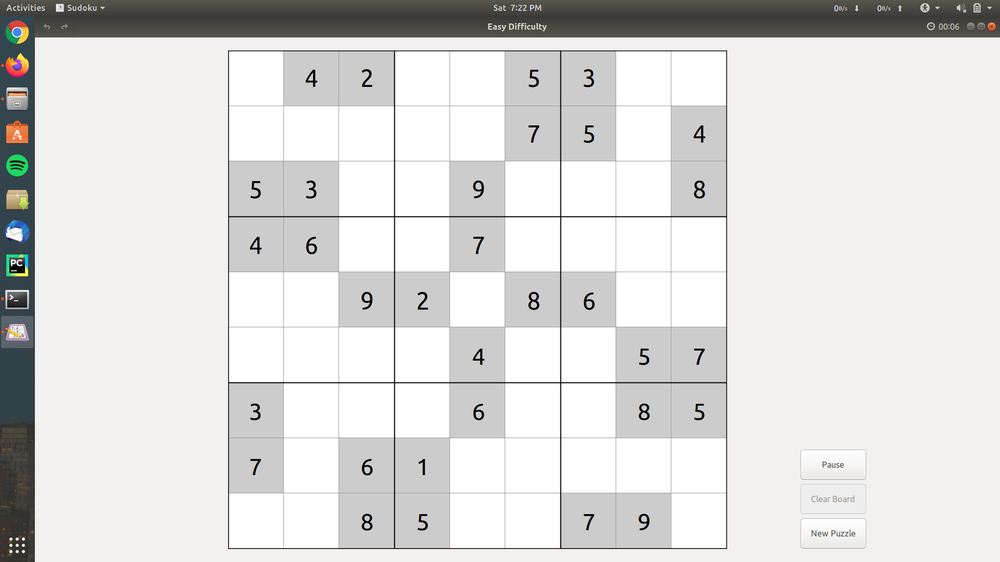
#> input picture CV Codes/1.png, 1000 x 562 px, shrunk from 1920 x 1080 before the run
$ python sudoku_solver.py   (Python 2 division)
#> lines starting #> are read from the running program, lines starting #| are printed output that depends on the picture; after the words box and inside, x2 and y2 are one past the last pixel; in counts of white or black regions, pixels touching at a corner belong together
from __future__ import print_function
import os, sys
import webbrowser
import cv2
import numpy as np
from PIL import Image

filename=raw_input("Enter the name of the image you want to solve : ")
#> the answer given: 1.png

# function to print the board on to a file.
# [156 lines left out: functions printFileBoard, printBoard, isFull, possibleEntries, sudokuSolver, not called in this run]

def main():
	# Read the image and convert it to grayscale
    img = cv2.imread(filename, 0)
#> img: shape (562, 1000); min 0, max 255, mean 219
    if img is None:
		print("Invalid image entered")
		exit(0)

	# Perform thresholding by setting a threshold value
    ret, thresh = cv2.threshold(img, 40, 255, cv2.THRESH_BINARY)
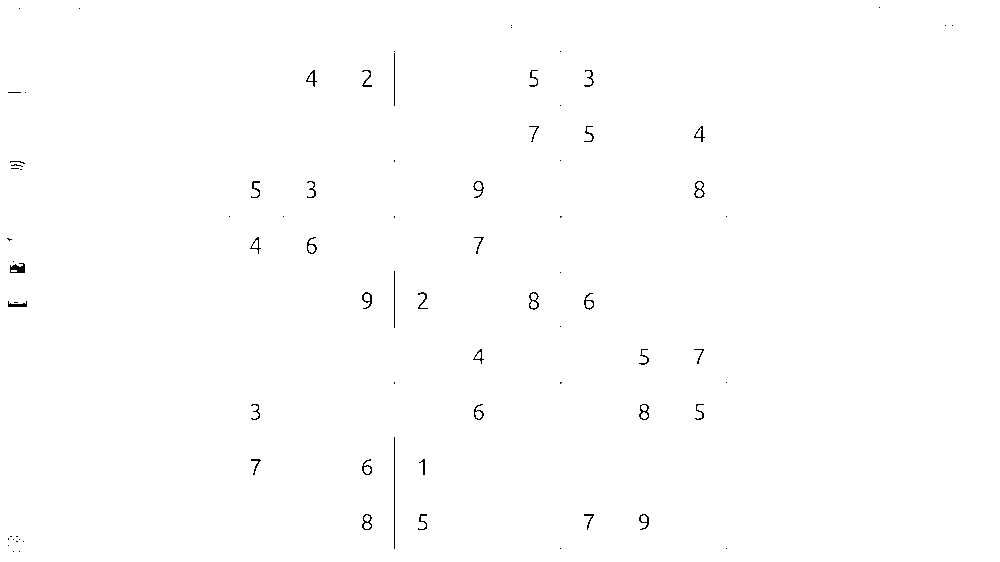
#> thresh: shape (562, 1000); 99.6% white; black in thin lines or dots
    print("Threshold selected : ", ret)
    cv2.imwrite("./output.png", thresh)

    # call hough program to detect the borders of the puzzle
    os.system('python hough.py')
    # to slice the image into 9x9=81 blocks
    os.system('python slice_img.py')
    # to recognize the digits in each slice
    os.system('python recog.py')
    SudokuBoard = [[0 for x in range(9)] for x in range(9)]

	# read the sudoku board values from the data.txt file
#> (the run stopped early here; a loop or call above may not have finished)

$ run again, on CV Codes/3.png
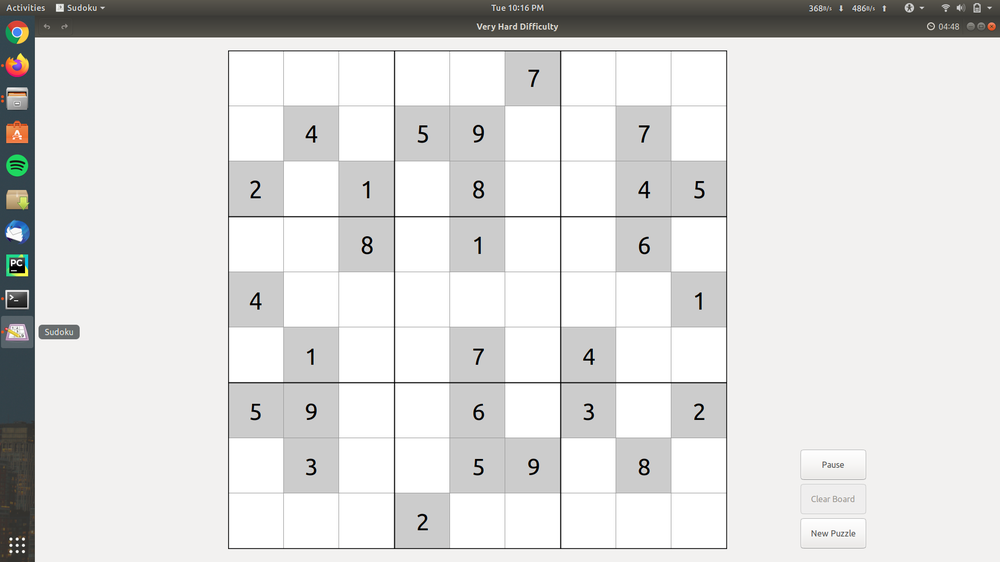
#> input picture CV Codes/3.png, 1000 x 562 px, shrunk from 1920 x 1080 before the run
#> in main, `ret, thresh = cv2.threshold(img, 40, 255, cv2.THRESH_BINARY)`:
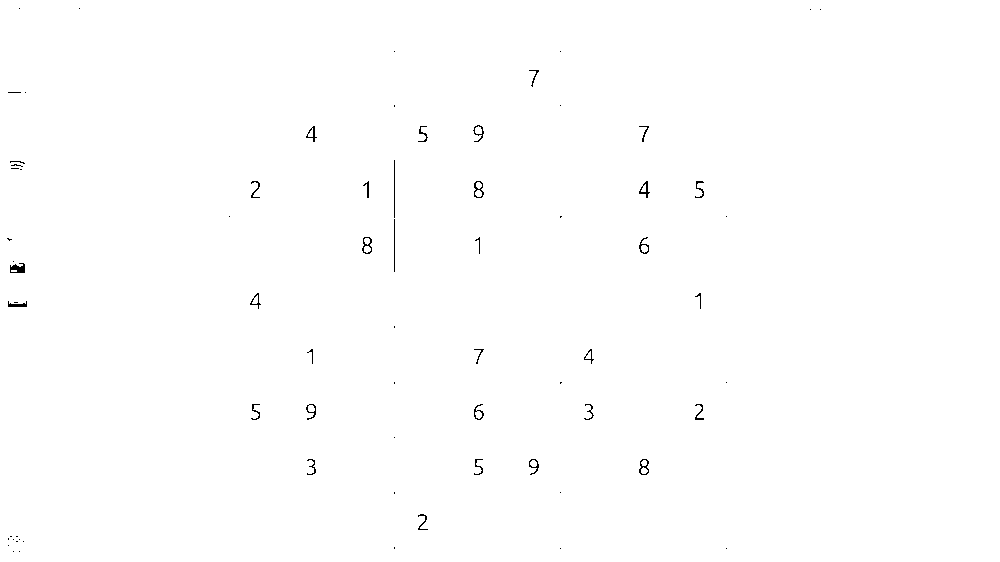
#> thresh: shape (562, 1000); 99.7% white; black in thin lines or dots, all inside (x1, y1, x2, y2) = (7, 8, 821, 552)

$ run again, on CV Codes/4.png
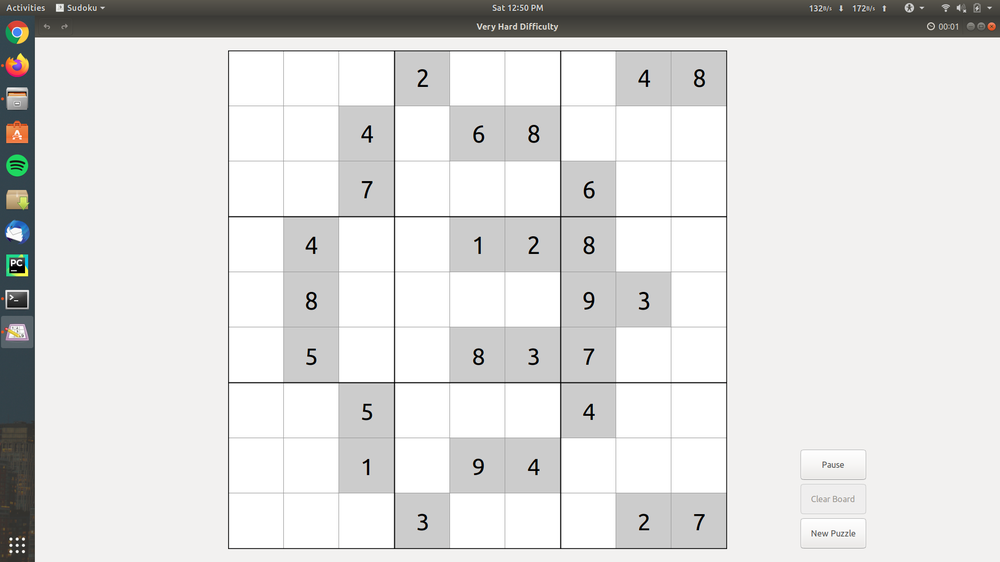
#> input picture CV Codes/4.png, 1000 x 562 px, shrunk from 1920 x 1080 before the run
#> in main, `ret, thresh = cv2.threshold(img, 40, 255, cv2.THRESH_BINARY)`:
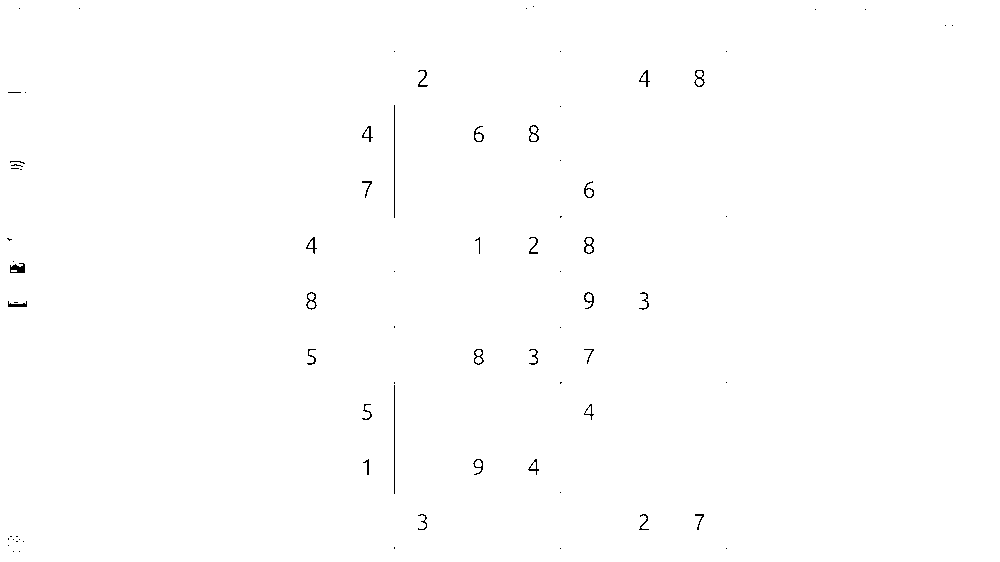
#> thresh: shape (562, 1000); 99.7% white; black in thin lines or dots

$ run again, on CV Codes/5.png
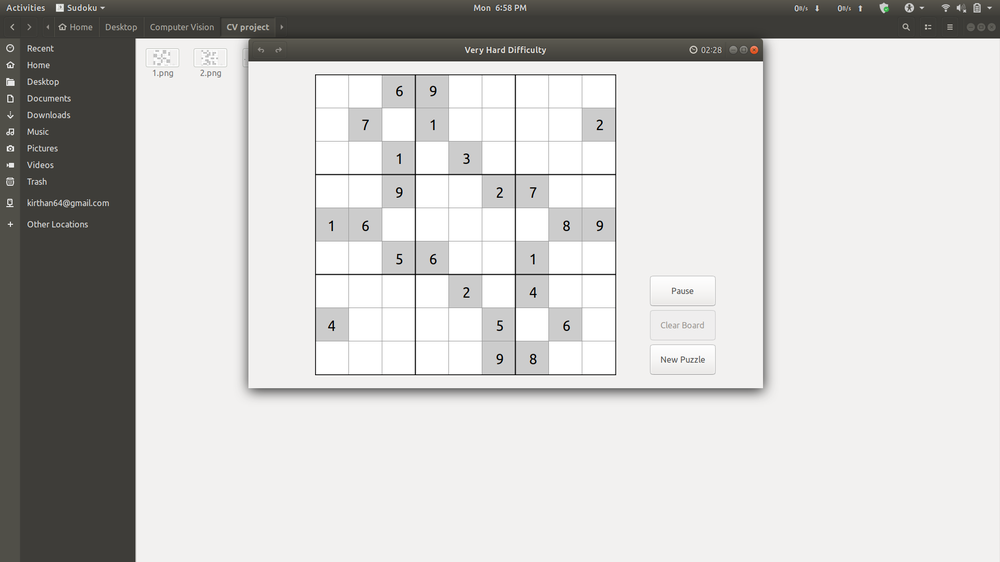
#> input picture CV Codes/5.png, 1000 x 562 px, shrunk from 1920 x 1080 before the run
#> in main, `ret, thresh = cv2.threshold(img, 40, 255, cv2.THRESH_BINARY)`:
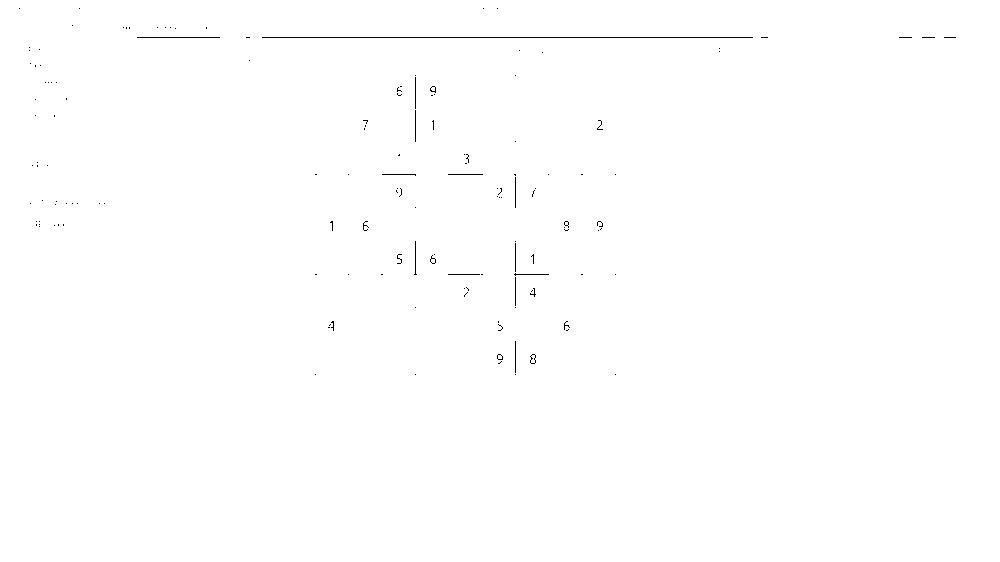
#> thresh: shape (562, 1000); 99.7% white; black in thin lines or dots, all inside (x1, y1, x2, y2) = (19, 8, 956, 375)
